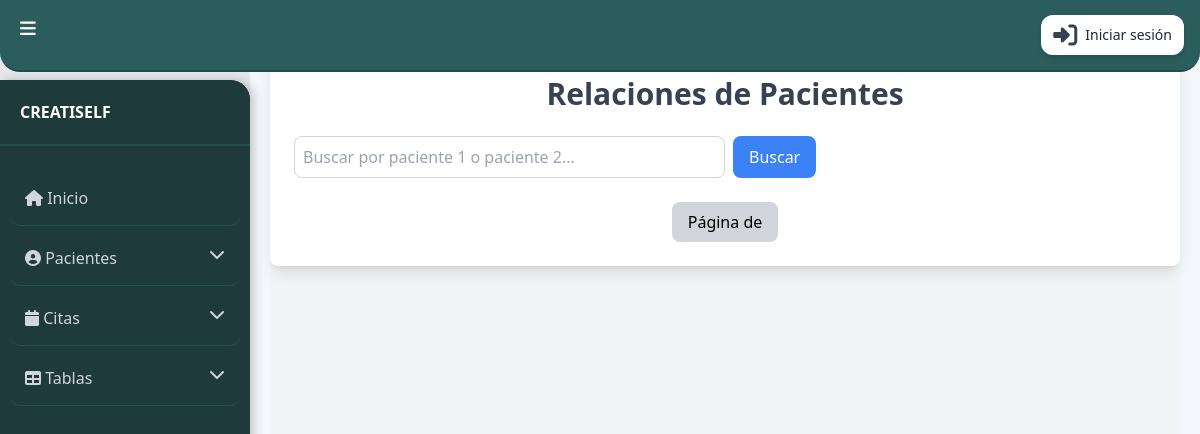
The app's page /relaciones/, older data.
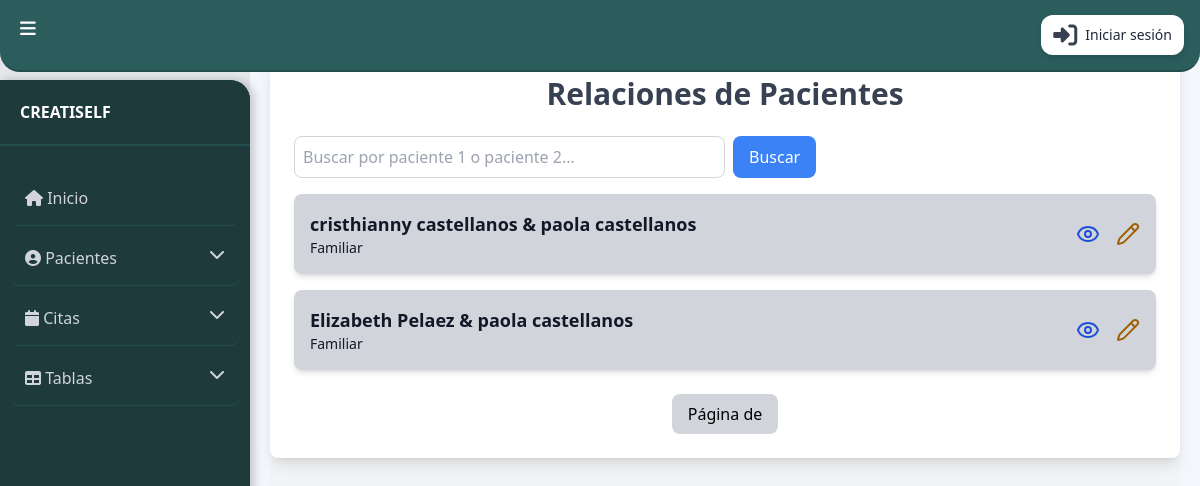
The same page, newer data.
### app/models.py (models this page shows, shortened)
class RelacionPaciente(models.Model):
    paciente1 = models.ForeignKey(Paciente, related_name='relaciones_como_paciente1', on_delete=models.CASCADE)
    paciente2 = models.ForeignKey(Paciente, related_name='relaciones_como_paciente2', on_delete=models.CASCADE)
    tipo_relacion = models.CharField(max_length=50, choices=[
        ('pareja', 'Pareja'),
        ('familiar', 'Familiar'),
        ('otro', 'Otro'),
    ])
    fecha_relacion = models.DateField(auto_now_add=True)
    class Meta:
        unique_together = ('paciente1', 'paciente2')  # Evita duplicados

class Paciente(models.Model):
    tipo_paciente = models.CharField(max_length=10, choices=[('individual', 'Individual'), ('infantil', 'Infantil'), ('pareja', 'Pareja') ])
    cedula = models.CharField(max_length=20, unique=True)
    nombre = models.CharField(max_length=50)
    nombre2 = models.CharField(max_length=50, blank=True, null=True)
    apellido = models.CharField(max_length=50)
    apellido2 = models.CharField(max_length=50, blank=True, null=True)
    telefono = models.CharField(max_length=20)
    edad = models.IntegerField()
    sexo = models.CharField(max_length=10, choices=[('masculino', 'Masculino'), ('femenino', 'Femenino')])
    direccion = models.TextField()
    nivel_academico = models.CharField(
    max_length=20,
    choices=[
        ('primaria', 'Primaria'),
        ('secundaria', 'Secundaria'),
        ('bachillerato', 'Bachillerato'),
        ('tecnico', 'Técnico'),
        ('tecnologo', 'Tecnólogo'),
        ('pregrado', 'Pregrado'),
        ('licenciatura', 'Licenciatura'),
        ('especializacion', 'Especialización'),
        ('maestria', 'Maestría'),
        ('doctorado', 'Doctorado'),
        ('postdoctorado', 'Postdoctorado'),
        ('diplomado', 'Diplomado'),
        ('curso', 'Curso'),
        ('sin_estudios', 'Sin estudios formales'),
    ],
    default='sin_estudios'
    )
    pais = models.ForeignKey('Pais', on_delete=models.CASCADE)
    estado = models.ForeignKey('Estado', on_delete=models.CASCADE)
    ciudad = models.ForeignKey('Ciudad', on_delete=models.CASCADE)
    antecedentes_personales = models.ForeignKey('AntecedentesPersonales', on_delete=models.SET_NULL, null=True, blank=True)
    condicion = models.ForeignKey('Condicion', on_delete=models.SET_NULL, null=True, blank=True)

### app/viewspacientes.py (the view)
# urls.py: path('relaciones/', lista_relaciones, name='Listar_relaciones'),
def lista_relaciones(request):
    relaciones = RelacionPaciente.objects.select_related("paciente1", "paciente2").all()
    return render(request, "paciente/listar_relaciones.html", {"relaciones": relaciones})

### app/templates/paciente/listar_relaciones.html (shortened to what this page needs)
{% extends 'base.html' %}
{% block content %}
<div class="min-h-screen bg-gray-100 py-8">
    <div class="max-w-6xl mx-auto bg-white p-6 rounded-lg shadow-lg">
        <h1 class="text-3xl font-bold text-center text-gray-700 mb-6">Relaciones de Pacientes</h1>
        <form method="GET" action="{% url 'Listar_relaciones' %}" class="flex space-x-2 mb-4">
            <input
                type="text"
                id="searchInput"
                name="q"
                placeholder="Buscar por paciente 1 o paciente 2..."
                class="p-2 border border-gray-300 rounded-lg w-1/2"
                value="{{ query|default:'' }}"
                onkeyup="filterTable()"
            />
            <button type="submit" class="bg-blue-500 text-white px-4 py-2 rounded-lg hover:bg-blue-600">
                Buscar
            </button>
        </form>
        <div class="space-y-4">
            {% for relacion in relaciones %}
            <div class="flex items-center justify-between bg-gray-300 text-gray-900 p-4 rounded-lg shadow-md hover:shadow-lg transition">
                <div>
                    <h3 class="text-lg font-semibold">{{ relacion.paciente1.nombre }} {{ relacion.paciente1.apellido }} &amp; {{ relacion.paciente2.nombre }} {{ relacion.paciente2.apellido }}</h3>
                    <p class="text-sm text-gray-900">{{ relacion.tipo_relacion|capfirst }}</p>
                </div>
                <div class="flex space-x-4">
                    <button class="text-blue-700 hover:text-blue-900" onclick="openModalDetalles('{{ relacion.id }}')">
                        <i data-lucide="eye" class="w-6 h-6"></i>
                    </button>
                    <button class="text-yellow-700 hover:text-yellow-900" onclick="openModalEditarRelacion('{{ relacion.id }}')">
                        <i data-lucide="pencil" class="w-6 h-6"></i>
                    </button>
                </div>
            </div>
            {% endfor %}
        </div>
        <div class="mt-6 flex justify-center space-x-2">
            <span class="px-4 py-2 bg-gray-300 rounded-lg">Página {{ relaciones.number }} de {{ relaciones.paginator.num_pages }}</span>
        </div>
    </div>
</div>
{% endblock %}

Row changes from the older to the newer data that the page shows:
added RelacionPaciente: paciente1.nombre "cristhianny", paciente1.apellido "castellanos", paciente2.nombre "paola", paciente2.apellido "castellanos", tipo_relacion "Familiar"
added RelacionPaciente: paciente1.nombre "Elizabeth", paciente1.apellido "Pelaez", paciente2.nombre "paola", paciente2.apellido "castellanos", tipo_relacion "Familiar"
